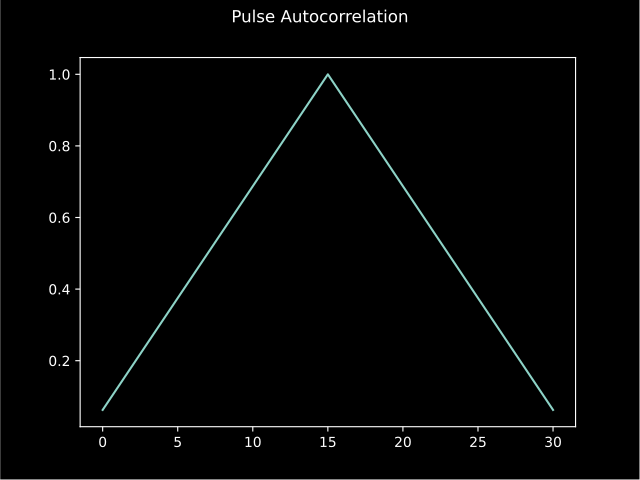

Source code (Python):
import matplotlib.pyplot as plt

from hermespy.modem import RectangularWaveform


waveform = RectangularWaveform(oversampling_factor=16, symbol_rate=1e6, num_preamble_symbols=1, num_data_symbols=0)
waveform.plot_filter_correlation()
plt.show()
